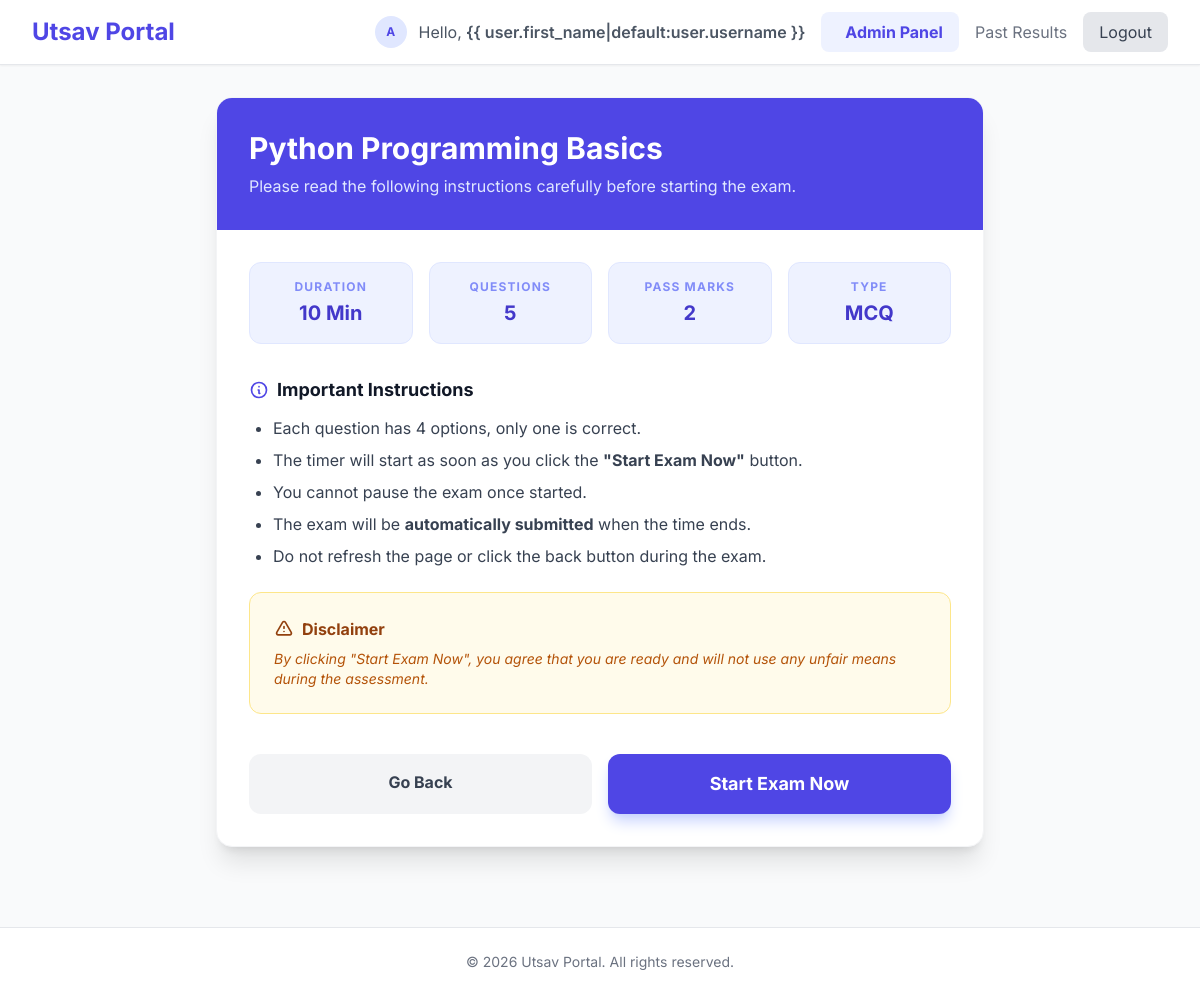
The app's page /exam/2/instructions/ (signed in) with its own data.
### exam_app/models.py (models this page shows, shortened)
class Exam(models.Model):
    title = models.CharField(max_length=200)
    description = models.TextField(blank=True)
    duration_minutes = models.PositiveIntegerField(default=30)
    total_questions = models.PositiveIntegerField(default=0)
    pass_marks = models.PositiveIntegerField(default=0)
    created_at = models.DateTimeField(auto_now_add=True)

### exam_app/views.py (the view)
# urls.py: path('exam/<int:exam_id>/instructions/', views.exam_instructions, name='exam_instructions'),
@login_required
def exam_instructions(request, exam_id):
    exam = get_object_or_404(Exam, id=exam_id)
    return render(request, 'exam_instructions.html', {'exam': exam})

### exam_app/templates/exam_instructions.html (shortened to what this page needs)
{% extends 'base.html' %}
{% block content %}
<div class="max-w-3xl mx-auto">
    <div class="bg-white rounded-2xl shadow-xl overflow-hidden border border-gray-100">
        <div class="bg-indigo-600 px-8 py-8 text-white">
            <h1 class="text-3xl font-bold">{{ exam.title }}</h1>
            <p class="text-indigo-100 mt-2">Please read the following instructions carefully before starting the exam.
            </p>
        </div>
        <div class="p-8">
            <div class="grid grid-cols-2 md:grid-cols-4 gap-4 mb-8">
                <div class="bg-indigo-50 p-4 rounded-xl text-center border border-indigo-100">
                    <p class="text-xs font-bold text-indigo-400 uppercase tracking-widest mb-1">Duration</p>
                    <p class="text-xl font-bold text-indigo-700">{{ exam.duration_minutes }} Min</p>
                </div>
                <div class="bg-indigo-50 p-4 rounded-xl text-center border border-indigo-100">
                    <p class="text-xs font-bold text-indigo-400 uppercase tracking-widest mb-1">Questions</p>
                    <p class="text-xl font-bold text-indigo-700">{{ exam.questions.count }}</p>
                </div>
                <div class="bg-indigo-50 p-4 rounded-xl text-center border border-indigo-100">
                    <p class="text-xs font-bold text-indigo-400 uppercase tracking-widest mb-1">Pass Marks</p>
                    <p class="text-xl font-bold text-indigo-700">{{ exam.pass_marks }}</p>
                </div>
                <div class="bg-indigo-50 p-4 rounded-xl text-center border border-indigo-100">
                    <p class="text-xs font-bold text-indigo-400 uppercase tracking-widest mb-1">Type</p>
                    <p class="text-xl font-bold text-indigo-700">MCQ</p>
                </div>
            </div>
            <div class="space-y-6 text-gray-700">
                <section>
                    <h3 class="text-lg font-bold text-gray-900 mb-3 flex items-center">
                        <svg class="w-5 h-5 mr-2 text-indigo-600" fill="none" stroke="currentColor" viewBox="0 0 24 24">
                            <path stroke-linecap="round" stroke-linejoin="round" stroke-width="2"
                                d="M13 16h-1v-4h-1m1-4h.01M21 12a9 9 0 11-18 0 9 9 0 0118 0z"></path>
                        </svg>
                        Important Instructions
                    </h3>
                    <ul class="list-disc ml-6 space-y-2">
                        <li>Each question has 4 options, only one is correct.</li>
                        <li>The timer will start as soon as you click the <strong>"Start Exam Now"</strong> button.</li>
                        <li>You cannot pause the exam once started.</li>
                        <li>The exam will be <strong>automatically submitted</strong> when the time ends.</li>
                        <li>Do not refresh the page or click the back button during the exam.</li>
                    </ul>
                </section>
                <section class="bg-amber-50 border border-amber-200 p-6 rounded-xl">
                    <h3 class="text-amber-800 font-bold mb-2 flex items-center">
                        <svg class="w-5 h-5 mr-2" fill="none" stroke="currentColor" viewBox="0 0 24 24">
                            <path stroke-linecap="round" stroke-linejoin="round" stroke-width="2"
                                d="M12 9v2m0 4h.01m-6.938 4h13.856c1.54 0 2.502-1.667 1.732-3L13.732 4c-.77-1.333-2.694-1.333-3.464 0L3.34 16c-.77 1.333.192 3 1.732 3z">
                            </path>
                        </svg>
                        Disclaimer
                    </h3>
                    <p class="text-amber-700 text-sm italic">
                        By clicking "Start Exam Now", you agree that you are ready and will not use any unfair means
                        during the assessment.
                    </p>
                </section>
            </div>
            <div class="mt-10 flex flex-col sm:flex-row gap-4">
                <a href="{% url 'home' %}"
                    class="flex-1 text-center bg-gray-100 text-gray-700 font-bold py-4 rounded-xl hover:bg-gray-200 transition">
                    Go Back
                </a>
                <a href="{% url 'start_exam' exam.id %}"
                    class="flex-1 text-center bg-indigo-600 text-white font-bold py-4 rounded-xl hover:bg-indigo-700 transition shadow-lg shadow-indigo-200 text-lg">
                    Start Exam Now
                </a>
            </div>
        </div>
    </div>
</div>
{% endblock %}

### exam_app/templates/base.html (shortened to what this page needs)
<!DOCTYPE html>
<html lang="en">
<head>
    <script src="https://cdn.tailwindcss.com"></script>
</head>
<body class="bg-gray-50 min-h-screen flex flex-col">
    {% block navbar %}
    <nav class="bg-white shadow-sm border-b">
        <div class="max-w-7xl mx-auto px-4 sm:px-6 lg:px-8">
            <div class="flex justify-between h-16 items-center">
                <div class="flex items-center">
                    <a href="{% url 'landing' %}" class="text-2xl font-bold text-indigo-600">Utsav Portal</a>
                </div>
                <div class="flex items-center space-x-4">
                    {% if user.is_authenticated %}
                    <div class="flex items-center space-x-3">
                        {% if user.profile and user.profile.profile_pic %}
                        <img src="{{ user.profile.profile_pic.url }}"
                            class="w-8 h-8 rounded-full border border-gray-200">
                        {% else %}
                        <div
                            class="w-8 h-8 bg-indigo-100 rounded-full flex items-center justify-center text-indigo-600 font-bold text-xs">
                            {{ user.first_name|default:user.username|first|upper }}</div>
                        {% endif %}
                        <span class="text-gray-600">Hello, <span class="font-semibold">{{
                                user.first_name|default:user.username }}</span></span>
                    </div>
                    {% if user.is_staff %}
                    <a href="{% url 'admin_dashboard' %}"
                        class="bg-indigo-50 text-indigo-600 px-4 py-2 rounded-lg hover:bg-indigo-100 transition font-bold flex items-center">
                         Admin Panel
                    </a>
                    {% endif %}
                    <a href="{% url 'results' %}" class="text-gray-500 hover:text-indigo-600">Past Results</a>
                    <form action="{% url 'logout' %}" method="post" class="inline">
                        <button type="submit"
                            class="bg-gray-200 text-gray-700 px-4 py-2 rounded-lg hover:bg-gray-300 transition">Logout</button>
                    </form>
                    {% else %}
                    <a href="{% url 'login' %}" class="text-gray-500 hover:text-indigo-600">Login</a>
                    <a href="{% url 'register' %}"
                        class="bg-indigo-600 text-white px-4 py-2 rounded-lg hover:bg-indigo-700 transition">Register</a>
                    {% endif %}
                </div>
            </div>
        </div>
    </nav>
    {% endblock %}
    <main class="flex-grow container mx-auto px-4 py-8 max-w-5xl">
        {% block content %}{% endblock %}
    </main>
    <footer class="bg-white border-t py-6 mt-12">
        <div class="container mx-auto px-4 text-center text-gray-500 text-sm">
            &copy; 2026 Utsav Portal. All rights reserved.
        </div>
    </footer>
</body>
</html>

### exam_app/templates/base.html (style rules this page uses)
body { font-family: 'Inter', sans-serif; }

### records on screen
Exam: title "Python Programming Basics", duration_minutes "10", questions.count "5", pass_marks "2"

### other values on screen
{{ user.first_name|default:user.username|first|upper }} "A"
